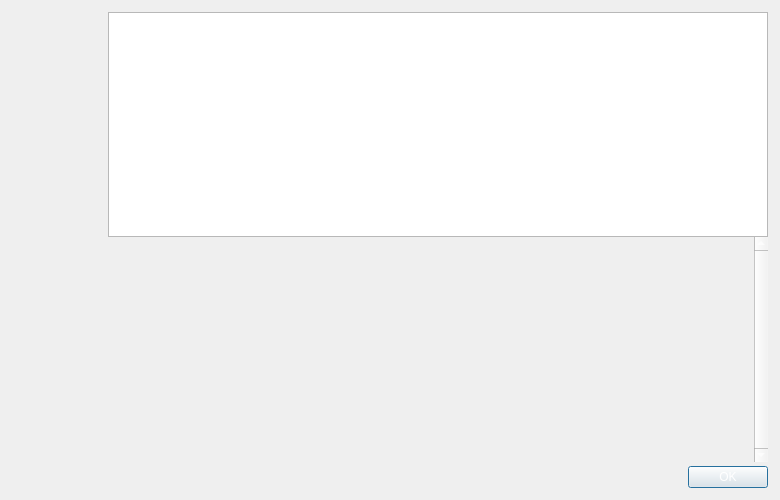
<?xml version="1.0" encoding="UTF-8"?>
<ui version="4.0">
 <class>HelpMessageDialog</class>
 <widget class="QDialog" name="HelpMessageDialog">
  <property name="geometry">
   <rect>
    <x>0</x>
    <y>0</y>
    <width>780</width>
    <height>500</height>
   </rect>
  </property>
  <property name="maximumSize">
   <size>
    <width>16777215</width>
    <height>500</height>
   </size>
  </property>
  <property name="styleSheet">
   <string notr="true">color:#ffffff;</string>
  </property>
  <layout class="QHBoxLayout" name="horizontalLayout_2">
   <property name="spacing">
    <number>0</number>
   </property>
   <property name="leftMargin">
    <number>12</number>
   </property>
   <property name="topMargin">
    <number>12</number>
   </property>
   <property name="rightMargin">
    <number>12</number>
   </property>
   <property name="bottomMargin">
    <number>12</number>
   </property>
   <item>
    <layout class="QVBoxLayout" name="verticalLayoutLogo" stretch="0">
     <property name="leftMargin">
      <number>0</number>
     </property>
     <property name="topMargin">
      <number>0</number>
     </property>
     <property name="rightMargin">
      <number>0</number>
     </property>
     <item>
      <widget class="QLabel" name="aboutLogo">
       <property name="sizePolicy">
        <sizepolicy hsizetype="Preferred" vsizetype="Ignored">
         <horstretch>0</horstretch>
         <verstretch>0</verstretch>
        </sizepolicy>
       </property>
       <property name="minimumSize">
        <size>
         <width>96</width>
         <height>464</height>
        </size>
       </property>
       <property name="maximumSize">
        <size>
         <width>96</width>
         <height>564</height>
        </size>
       </property>
       <property name="baseSize">
        <size>
         <width>96</width>
         <height>564</height>
        </size>
       </property>
       <property name="autoFillBackground">
        <bool>false</bool>
       </property>
       <property name="pixmap">
        <pixmap>:/images/about</pixmap>
       </property>
       <property name="scaledContents">
        <bool>false</bool>
       </property>
       <property name="alignment">
        <set>Qt::AlignLeading|Qt::AlignLeft|Qt::AlignTop</set>
       </property>
      </widget>
     </item>
    </layout>
   </item>
   <item>
    <layout class="QVBoxLayout" name="verticalLayout">
     <item>
      <widget class="QTextEdit" name="helpMessage">
       <property name="readOnly">
        <bool>true</bool>
       </property>
      </widget>
     </item>
     <item>
      <widget class="QScrollArea" name="scrollArea">
       <property name="frameShape">
        <enum>QFrame::NoFrame</enum>
       </property>
       <property name="verticalScrollBarPolicy">
        <enum>Qt::ScrollBarAlwaysOn</enum>
       </property>
       <property name="widgetResizable">
        <bool>true</bool>
       </property>
       <widget class="QWidget" name="scrollAreaWidgetContents">
        <property name="geometry">
         <rect>
          <x>0</x>
          <y>0</y>
          <width>642</width>
          <height>215</height>
         </rect>
        </property>
        <layout class="QVBoxLayout" name="verticalLayout_2">
         <item>
          <widget class="QLabel" name="aboutMessage">
           <property name="cursor">
            <cursorShape>IBeamCursor</cursorShape>
           </property>
           <property name="textFormat">
            <enum>Qt::PlainText</enum>
           </property>
           <property name="alignment">
            <set>Qt::AlignLeading|Qt::AlignLeft|Qt::AlignTop</set>
           </property>
           <property name="openExternalLinks">
            <bool>true</bool>
           </property>
           <property name="textInteractionFlags">
            <set>Qt::LinksAccessibleByMouse|Qt::TextSelectableByKeyboard|Qt::TextSelectableByMouse</set>
           </property>
          </widget>
         </item>
        </layout>
       </widget>
      </widget>
     </item>
     <item>
      <spacer name="verticalSpacer">
       <property name="orientation">
        <enum>Qt::Vertical</enum>
       </property>
       <property name="sizeType">
        <enum>QSizePolicy::Fixed</enum>
       </property>
       <property name="sizeHint" stdset="0">
        <size>
         <width>4</width>
         <height>4</height>
        </size>
       </property>
      </spacer>
     </item>
     <item>
      <widget class="QDialogButtonBox" name="okButton">
       <property name="orientation">
        <enum>Qt::Horizontal</enum>
       </property>
       <property name="standardButtons">
        <set>QDialogButtonBox::Ok</set>
       </property>
      </widget>
     </item>
    </layout>
   </item>
  </layout>
 </widget>
 <resources>
  <include location="../qstees.qrc"/>
 </resources>
 <connections>
  <connection>
   <sender>okButton</sender>
   <signal>accepted()</signal>
   <receiver>HelpMessageDialog</receiver>
   <slot>accept()</slot>
   <hints>
    <hint type="sourcelabel">
     <x>20</x>
     <y>20</y>
    </hint>
    <hint type="destinationlabel">
     <x>20</x>
     <y>20</y>
    </hint>
   </hints>
  </connection>
  <connection>
   <sender>okButton</sender>
   <signal>rejected()</signal>
   <receiver>HelpMessageDialog</receiver>
   <slot>reject()</slot>
   <hints>
    <hint type="sourcelabel">
     <x>20</x>
     <y>20</y>
    </hint>
    <hint type="destinationlabel">
     <x>20</x>
     <y>20</y>
    </hint>
   </hints>
  </connection>
 </connections>
</ui>
